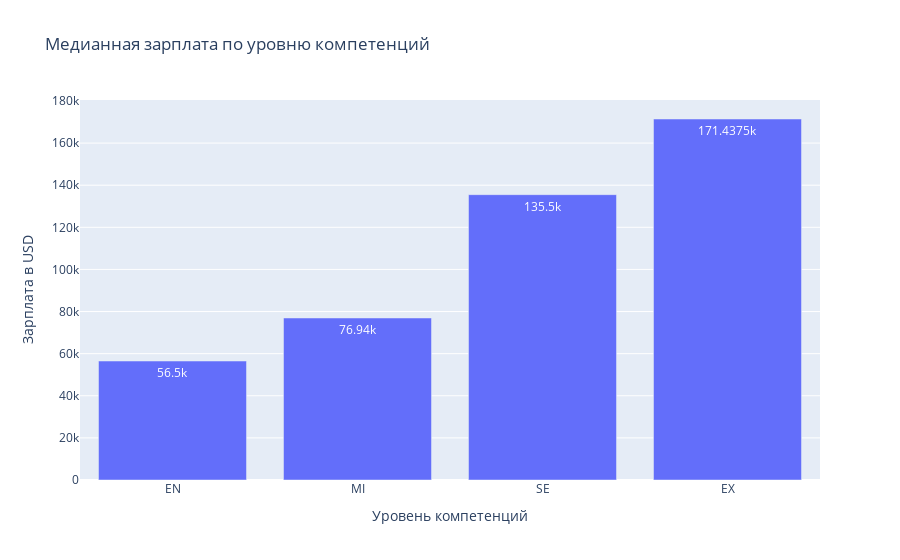

Notebook cell for this chart:
### Markdown cell above
Наибольшее количество специалистов в выборке имеют компетенции уровня  Senior-level/Expert и Mid-level/Intermediate, специалистов Entry-level/Junior значительно меньше, и  Executive-level/Director меньше всех.

### Code cell
fig = px.bar(df.groupby(by='experience_level', observed=True)['salary_in_usd'].median().reset_index().sort_values(by='salary_in_usd'),
             x='experience_level',
             y='salary_in_usd',
             title='Медианная зарплата по уровню компетенций',
             labels={'salary_in_usd': 'Зарплата в USD',
                     'experience_level': 'Уровень компетенций'},
             text_auto=True
             )

fig.update_xaxes(type='category')
fig.show()

### Figure 1 — Plotly figure (JSON) as saved in the notebook; plotly's stock layout.template omitted (floating-point values rounded to 4 significant figures)
{"data": [{"hovertemplate": "Уровень компетенций=%{x}<br>Зарплата в USD=%{y}<extra></extra>", "legendgroup": "", "marker": {"color": "#636efa", "pattern": {"shape": ""}}, "name": "", "orientation": "v", "showlegend": false, "textposition": "auto", "texttemplate": "%{y}", "type": "bar", "x": ["EN", "MI", "SE", "EX"], "xaxis": "x", "y": [56500.0, 76940.0, 135500.0, 171400.0], "yaxis": "y"}], "layout": {"barmode": "relative", "legend": {"tracegroupgap": 0}, "title": {"text": "Медианная зарплата по уровню компетенций"}, "xaxis": {"anchor": "y", "domain": [0, 1], "title": {"text": "Уровень компетенций"}, "type": "category"}, "yaxis": {"anchor": "x", "domain": [0, 1], "title": {"text": "Зарплата в USD"}}}}
